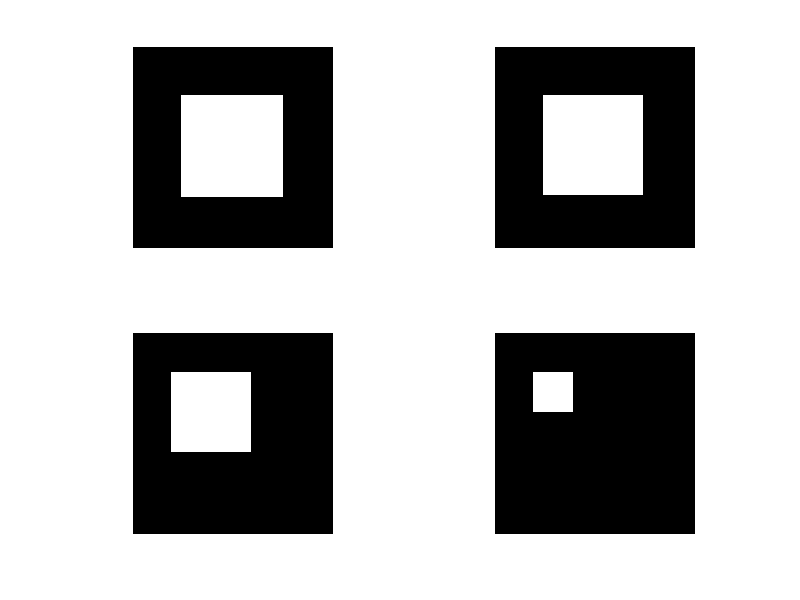

Recreate this plot in MATLAB.
%bellache nassim

mat1 = zeros(100);
mat1(25:75,25:75)=1;
subplot(2,2,1);
imshow(mat1)

mat2 = zeros(100,100);
mat3 = ones(50,50);
mat2(25:74,25:74) = mat3 ;
subplot(2,2,2);
imshow(mat2)

subplot(2,2,3)
mat4 = zeros(100);
mat5 = ones(40);
mat4(20:59,20:59) = mat5 ;
imshow(mat4)

subplot(2,2,4)
mat6 = zeros(100);
mat7 = ones(20);
mat6(20:39,20:39) = mat7 ;
imshow(mat6)